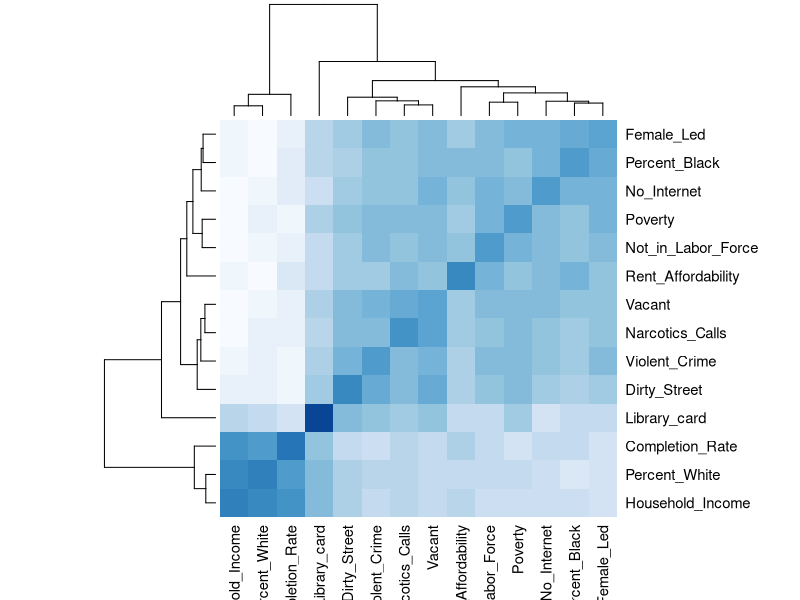
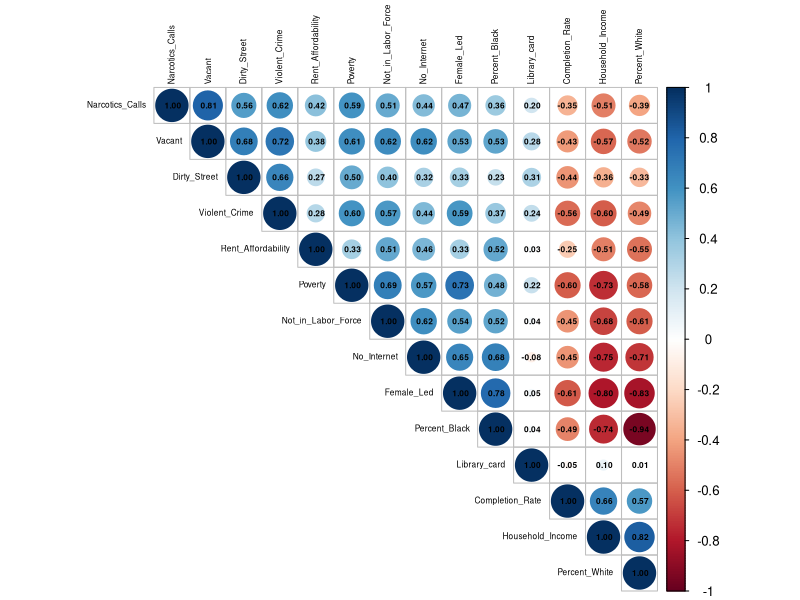

Generate these figures, in order, with R:
## ---- chunk 1
knitr::opts_chunk$set(echo = TRUE)
## ---- chunk 2
library(ggplot2)
## ---- chunk 3
graduation <- read.csv("graduation.csv")
## ---- chunk 4
head(graduation)
## ---- chunk 5
KeepDrop = function(data=df,cols="var",newdata=df2,drop=1) {
  # Double Quote Output Dataset Name
  t = deparse(substitute(newdata))
  # Drop Columns
  if(drop == 1){
    newdata = data [ , !(names(data) %in% scan(textConnection(cols), what="", sep=" "))]}
  # Keep Columns
  else {
    newdata = data [ , names(data) %in% scan(textConnection(cols), what="", sep=" ")]}
    assign(t, newdata, .GlobalEnv)
}
## ---- chunk 6
KeepDrop(data=graduation, cols="Poverty_Cat", newdata=graduation_drop, drop = 1)
KeepDrop(data=graduation_drop, cols="Community", newdata=graduation_drop, drop = 1)
KeepDrop(data=graduation_drop, cols="X._Children_Poverty", newdata=graduation_drop, drop = 1)
KeepDrop(data=graduation_drop, cols="num_arts_business", newdata=graduation_drop, drop = 1)
KeepDrop(data=graduation_drop, cols="Location", newdata=graduation_drop, drop = 1)
## ---- chunk 7
head(graduation_drop)
## ---- chunk 8
scaled_grad = scale(graduation_drop)
## ---- chunk 9
head(scaled_grad)
## ---- chunk 10
grad_corr = cor(scaled_grad)
## ---- chunk 11
head(grad_corr)
## ---- chunk 12
library(RColorBrewer)
## ---- chunk 13
heatmap(grad_corr, col= colorRampPalette(brewer.pal(8, "Blues"))(25))
## ---- chunk 14
install.packages("corrplot")
library(corrplot)
## ---- chunk 15
corrplot(grad_corr, number.cex = 0.5,addCoef.col = 1, type = "upper", tl.cex = 0.5,
         order = "hclust", tl.col = "black")
